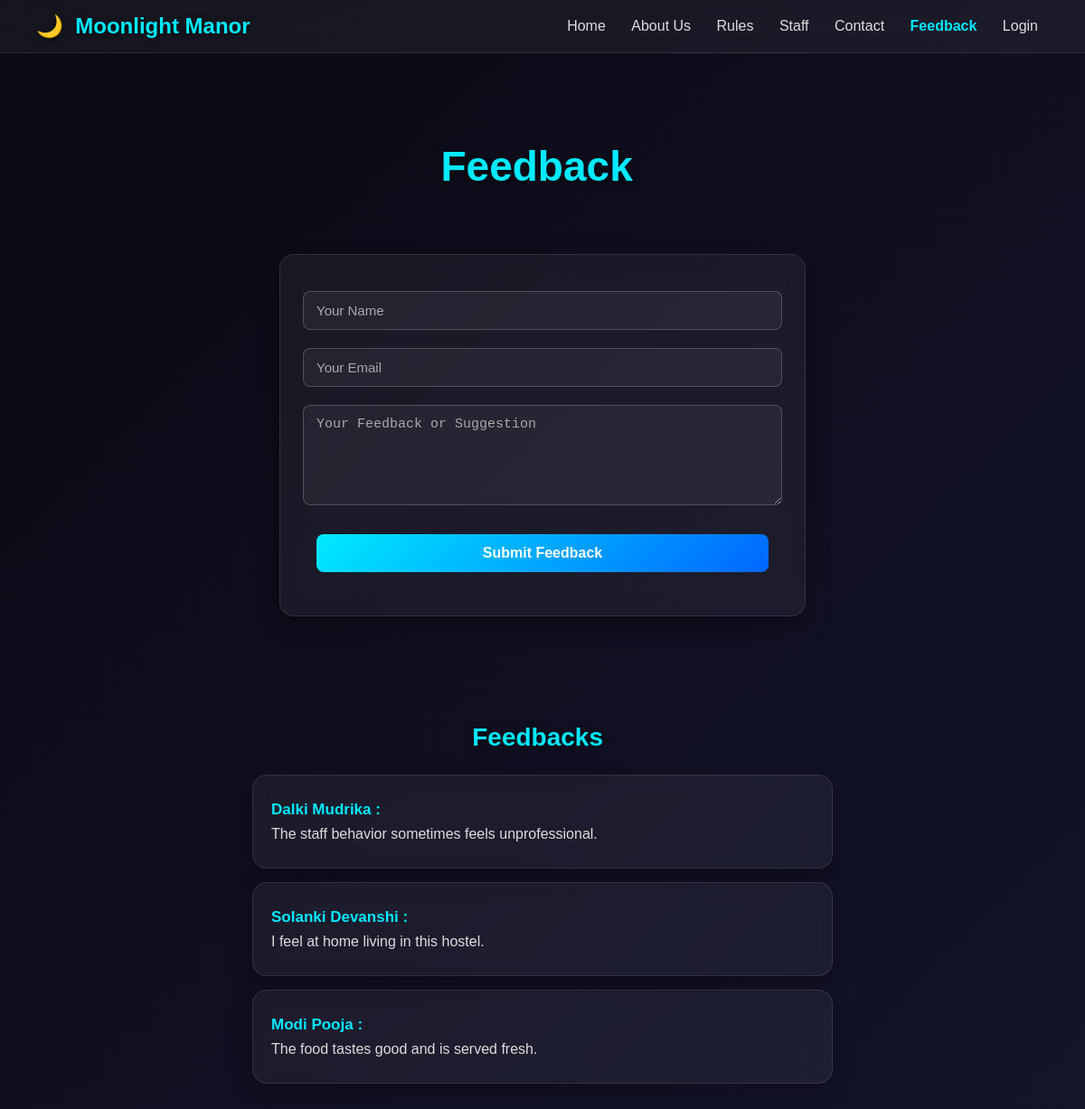
Screenshot of /home/feedback.php with the database file from the repository.
### tables this page shows
CREATE TABLE `feedback` (
  `id` int(11) NOT NULL,
  `name` varchar(50) NOT NULL,
  `email` varchar(50) NOT NULL,
  `message` varchar(150) NOT NULL,
  `created_at` timestamp NOT NULL DEFAULT current_timestamp()
);

### home/feedback.php (the view, shortened to what this page needs)
<?php
include('../db.php');
$current_page = basename($_SERVER['PHP_SELF']);
?>
<!DOCTYPE html>
<html lang="en">
<head>
</head>
<body>
<header>
    <h2>🌙&nbsp; Moonlight Manor</h2>
    <nav>
      <a href="index.php" class="<?= $current_page == 'index.php' ? 'active' : '' ?>">Home</a>
      <a href="about.php" class="<?= $current_page == 'about.php' ? 'active' : '' ?>">About Us</a>
      <a href="rules.php" class="<?= $current_page == 'rules.php' ? 'active' : '' ?>">Rules</a>
      <a href="staff.php" class="<?= $current_page == 'staff.php' ? 'active' : '' ?>">Staff</a>
      <a href="contact.php" class="<?= $current_page == 'contact.php' ? 'active' : '' ?>">Contact</a>
      <a href="feedback.php" class="<?= $current_page == 'feedback.php' ? 'active' : '' ?>">Feedback</a>
      <a href="../student_login.php" class="<?= $current_page == 'student_login.php' ? 'active' : '' ?>">Login</a>
    </nav>
</header>
<section class="hero">
    <h1>Feedback&nbsp;</h1>
</section>
<div class="form-box">
    <form method="POST">
        <input type="text" name="name" placeholder="Your Name" required>
        <input type="email" name="email" placeholder="Your Email" required>
        <textarea name="message" rows="5" placeholder="Your Feedback or Suggestion" required></textarea><br><br>
        <input type="submit" value="Submit Feedback"><br><br>
    </form>
</div>
<section class="feedbacks">
    <h2>Feedbacks&nbsp;</h2>
    <?php
    $result = $conn->query("SELECT name, message FROM feedback ORDER BY id DESC LIMIT 3");
    if ($result->num_rows > 0) {
        while($row = $result->fetch_assoc()) {
            echo "<div class='feedback-box'>";
            echo "<p><strong>" . htmlspecialchars($row['name']) . " :</strong></p>";
            echo "<p>" . htmlspecialchars($row['message']) . "</p>";
            echo "</div>";
        }
    } else {
        echo "<p>No feedback yet. Be the first to share!</p>";
    }
    ?>
</section>
</body>
</html>

### home/feedback.php (style rules this page uses)
body { margin: 0; font-family: "Poppins", sans-serif; background: linear-gradient(135deg, #0a0a14, #14142b, #0a0a14, #14142b, #0a0a14); background-size: 400% 400%; animation: gradientBG 15s ease infinite; min-height: 100vh; display: flex; flex-direction: column; color: #fff; }
header { background: rgba(255,255,255,0.05); backdrop-filter: blur(12px); border-bottom: 1px solid rgba(255,255,255,0.1); padding: 15px 40px; display: flex; justify-content: space-between; align-items: center; color: #fff; }
header h2 { margin: 0; font-weight: bold; color: #00eaff; text-shadow: 0 2px 6px rgba(0,0,0,0.6); }
nav a { color: #ddd; margin: 0 12px; text-decoration: none; font-weight: 500; transition: 0.3s; }
.hero { text-align: center; padding: 80px 20px; color: #fff; margin-top: -20px; }
.hero h1 { font-size: 46px; margin-bottom: -50px; color: #00eaff; text-shadow: 0 2px 8px rgba(0,0,0,0.6); }
.form-box { max-width: 500px; margin: 40px auto; padding: 30px 40px; background: rgba(255,255,255,0.05); backdrop-filter: blur(12px); border-radius: 16px; box-shadow: 0 8px 25px rgba(0,0,0,0.4); border: 1px solid rgba(255,255,255,0.1); margin-bottom: 80px; }
input[type=text], input[type=email], textarea { width: 100%; padding: 12px 14px; margin: 10px -15px; border: 1px solid rgba(255,255,255,0.2); border-radius: 8px; background: rgba(255,255,255,0.05); color: #fff; font-size: 15px; outline: none; transition: 0.3s; }
input[type=text]::placeholder, input[type=email]::placeholder, textarea::placeholder { color: #aaa; }
input[type=submit] { background: linear-gradient(135deg, #00eaff, #0066ff); color: #fff; padding: 12px 20px; border: none; border-radius: 8px; cursor: pointer; font-size: 16px; font-weight: bold; transition: 0.3s; width: 100%; }
.feedbacks { padding: 30px 50px; margin-top: -15px; text-align: center; color: #fff; }
.feedbacks h2 { font-size: 28px; margin-left: -3px; margin-bottom: 25px; color: #00eaff; text-shadow: 0 2px 8px rgba(0,0,0,0.6); }
.feedback-box { background: rgba(255,255,255,0.05); backdrop-filter: blur(10px); border-radius: 16px; padding: 20px; margin: 15px auto; max-width: 600px; text-align: left; box-shadow: 0 8px 25px rgba(0,0,0,0.3); border: 1px solid rgba(255,255,255,0.1); transition: transform 0.3s ease, box-shadow 0.3s ease; }
.feedback-box p { margin: 8px 0; font-size: 16px; color: #ddd; }
.feedback-box strong { color: #00eaff; font-size: 17px; }
nav a.active { color: #00eaff !important; font-weight: bold; }

### rows the page displays
feedback: name "Dalki Mudrika", message "The staff behavior sometimes feels unprofessional."
feedback: name "Solanki Devanshi", message "I feel at home living in this hostel."
feedback: name "Modi Pooja", message "The food tastes good and is served fresh."
